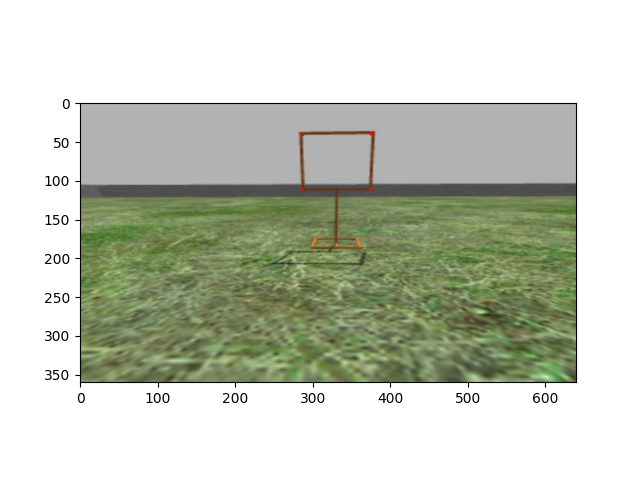
#> input picture images/corner_detection.png, 640 x 480 px, found by its file name; its folder holds only this picture in this run
$ python corner_detector.py
#> lines starting #> are read from the running program, lines starting #| are printed output that depends on the picture; after the words box and inside, x2 and y2 are one past the last pixel; in counts of white or black regions, pixels touching at a corner belong together
import os
import numpy as np
import cv2 as cv
import matplotlib.pyplot as plt
from sklearn.cluster import KMeans

def find_corners(img_path):
#> called with img_path = 'images/corner_detection.png'
    img = cv.imread(img_path)
#> img is the input picture: shape (480, 640, 3); mean B, G, R 188.5, 202.8, 197.7
    rgb_img = cv.cvtColor(img, cv.COLOR_BGR2RGB)
    hsv_img = cv.cvtColor(rgb_img,cv.COLOR_RGB2HSV)
#> hsv_img: shape (480, 640, 3); mean H, S, V 13.5, 27.8, 203
    gray = cv.cvtColor(rgb_img,cv.COLOR_BGR2GRAY)
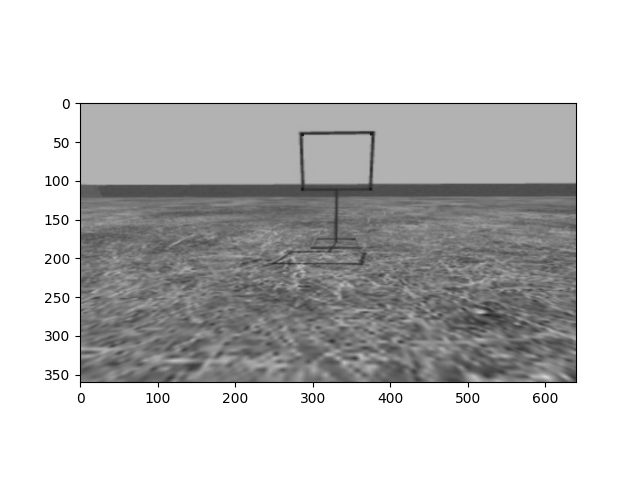
#> gray: shape (480, 640); min 0, max 255, mean 197.9

    light_orange = (7, 105, 70)
    dark_orange = (23, 245, 185)

    mask = cv.inRange(hsv_img, light_orange, dark_orange)
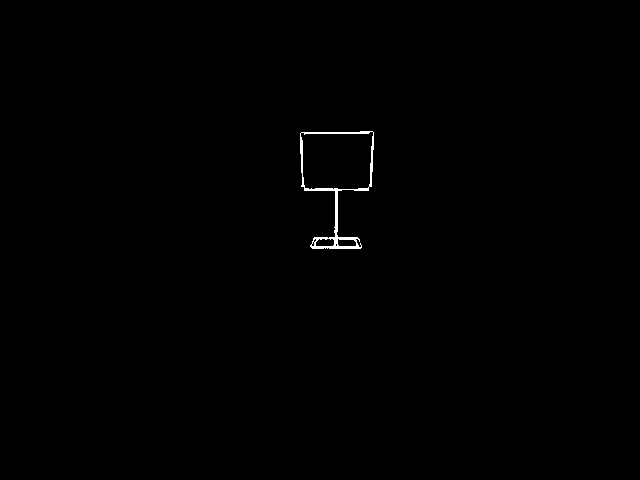
#> mask: shape (480, 640); 0.33% white; 1 white region, box (x1, y1, x2, y2) and area: (300, 131, 374, 249) 1018
    result = cv.bitwise_and(rgb_img, rgb_img, mask=mask)
    plt.imshow(result)
    plt.show()

    blur = cv.blur(result,(3,3),0)
    gray_blur = cv.cvtColor(blur,cv.COLOR_BGR2GRAY)

    gray_blur[gray_blur>7]=255
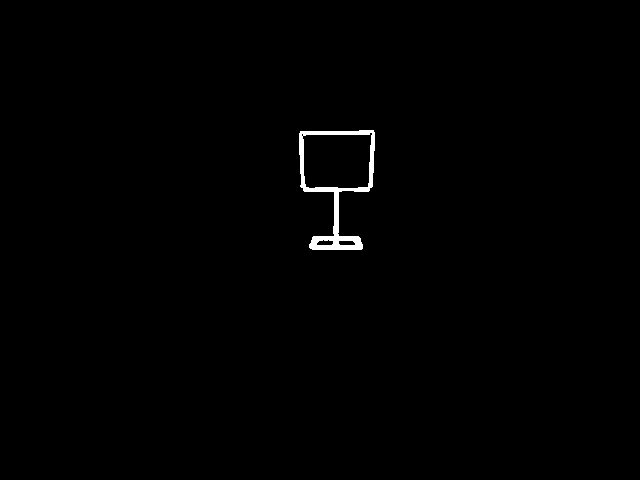
#> gray_blur: shape (480, 640); min 0, max 255, mean 1.6
    gray_blur = cv.medianBlur(gray_blur,7)
    plt.imshow(gray_blur)
    plt.show()

    resultnp = np.float32(gray_blur)
    dst1 = cv.cornerHarris(resultnp,2,7,0.01)
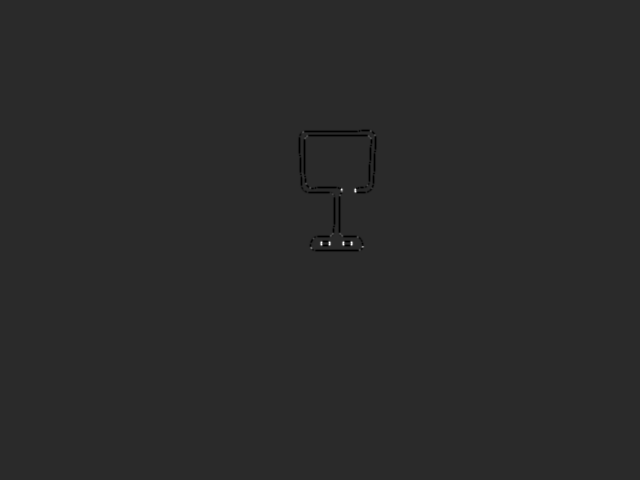
#> dst1: shape (480, 640) float32; min -4.23e+11, max 2.14e+12, mean -992469184; drawn with min black and max white
    gate = dst1.copy()
    threshold = 0.1
    gate[gate<threshold*dst1.max()]=0
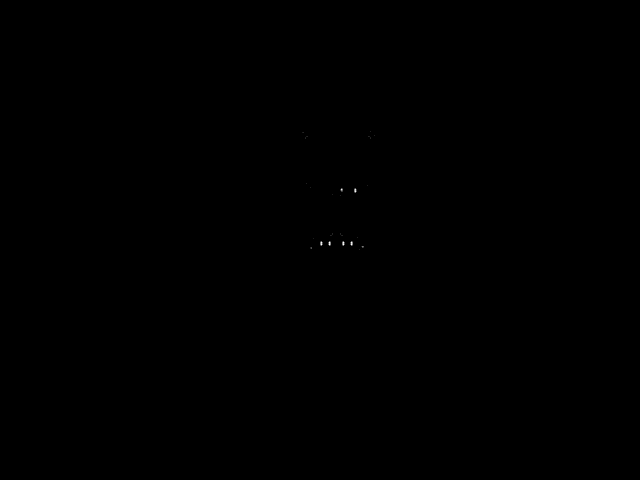
#> gate: shape (480, 640) float32; 1.43% of pixels changed, all inside (x1, y1, x2, y2) = (296, 127, 379, 254); drawn with min black and max white
    gate[gate>threshold*dst1.max()]=1
#> gate: shape (480, 640) float32; values 0 (black) and 1 (white), 0.04% white in thin lines or dots, all inside (x1, y1, x2, y2) = (302, 131, 375, 250)
    plt.imshow(gate)
    plt.show()

    corners = np.transpose(np.nonzero(gate))
#> corners = 112 pairs, first value 131 to 249, second value 302 to 374
    x_corners = corners[:,1]
#> x_corners = 112 values, max 374 at index 3, min 302 at index 1, mean 339
    y_corners = corners[:,0]
#> y_corners = 112 values from 131 to 249
    x_max = x_corners.max()
#> x_max = 374
    x_min = x_corners.min()
#> x_min = 302
    distance = x_max-x_min
#> distance = 72
    limit = distance/15
#> limit = 4.8
    print(distance,limit)
#| 72 4.8

    gate_corners = []
    for corner in corners:
        y = corner[0]
        x = corner[1]
        if x < x_min + limit:
            gate_corners.append(corner)
        elif x > x_max - limit:
            gate_corners.append(corner)
#> this loop made 112 passes
#> (y, x) on passes 1 to 12: (131, 370), (132, 302), (132, 303), (135, 374), (136, 306), (136, 307), (136, 368), (136, 369), (137, 305), (137, 370), (138, 305), (138, 370)
#> after the loop, gate_corners = [[131, 370], [132, 302], [132, 303], [135, 374], [136, 306], [137, 305], [137, 370], [138, 305], [138, 370], [183, 306]]

    gate_corners = np.array(gate_corners)
    rgb_img1 = rgb_img.copy()
    for center in gate_corners:
        x = int(center[0])
        y = int(center[1])
        rgb_img1[x-1:x+1,y-1:y+1] = [255,0,0]
#> this loop made 10 passes
#> rgb_img1: shape (480, 640, 3); mean R, G, B 197.7, 202.8, 188.5
    plt.imshow(rgb_img1)
    plt.show()

    kmeans = KMeans(
          init="random",
          n_clusters=4,
          n_init=5,
          max_iter=300,
          random_state=42
    )
    kmeans.fit(gate_corners)
    centers = kmeans.cluster_centers_
    rgb_img2 = rgb_img.copy()
    for center in centers:
        x = int(center[0])
        y = int(center[1])
        rgb_img2[x-2:x+2,y-2:y+2] = [255,0,0]
#> rgb_img2: shape (480, 640, 3); mean R, G, B 197.7, 202.8, 188.5
    plt.imshow(rgb_img2)
    plt.show()

directory = "images"
for f in os.listdir(directory):
    filename = os.path.join(directory,f)
    find_corners(filename)
